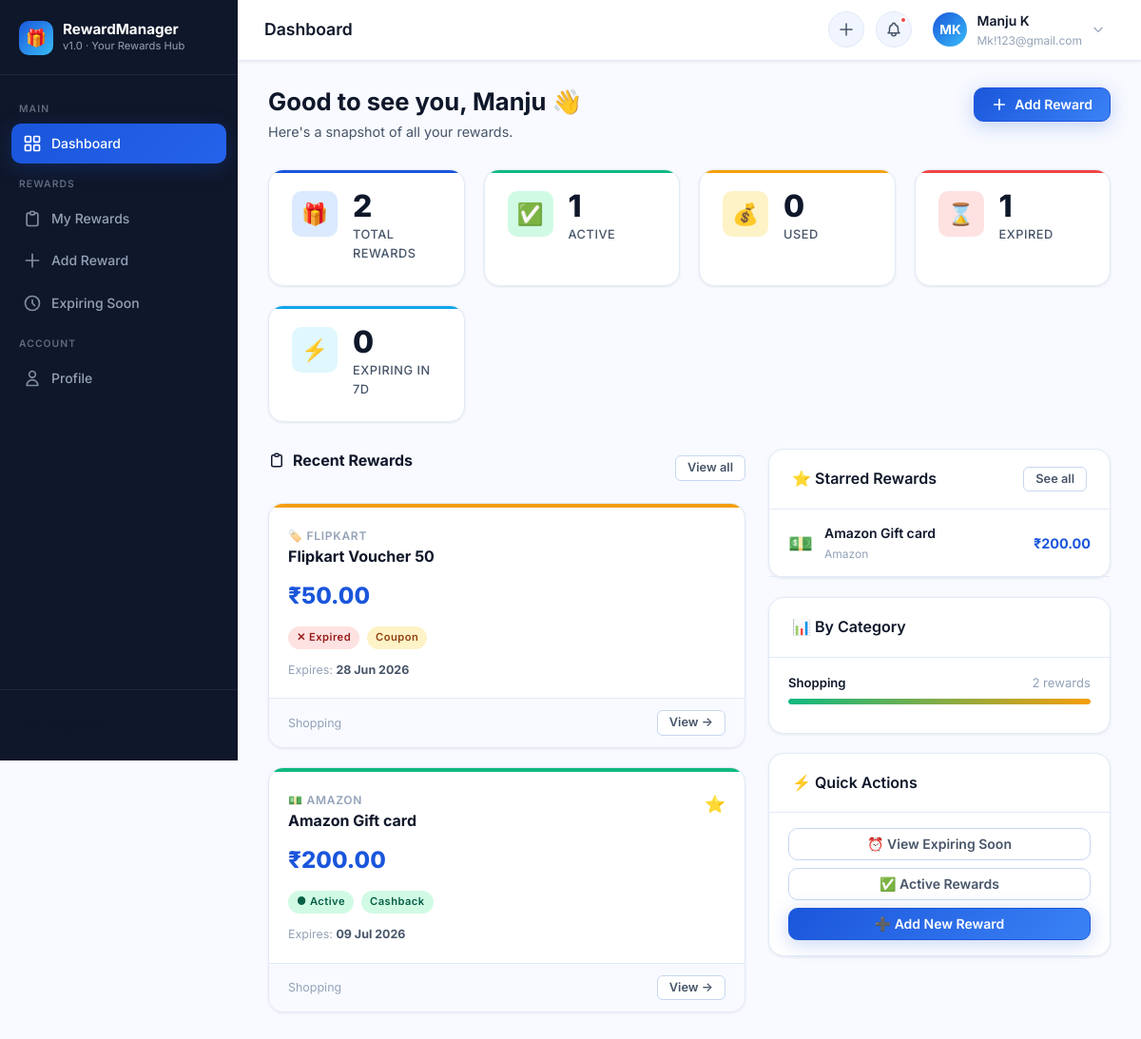
Page /web/dashboard/ (signed in) on the committed database.
### users/models.py (models this page shows, shortened)
class CustomUser(AbstractUser):
    id = models.UUIDField(primary_key=True, default=uuid.uuid4, editable=False)
    username = None  # Remove username field
    email = models.EmailField(_('email address'), unique=True, db_index=True)
    updated_at = models.DateTimeField(auto_now=True)
    USERNAME_FIELD = 'email'
    REQUIRED_FIELDS = []
    objects = CustomUserManager()
    class Meta:
        ordering = ['-date_joined']
        indexes = [
            models.Index(fields=['email']),
        ]

### rewards/models.py (models this page shows, shortened)
class Reward(BaseModel):
    class RewardType(models.TextChoices):
        CASHBACK = 'CASHBACK', _('Cashback')
        COUPON = 'COUPON', _('Coupon')
        GIFT_CARD = 'GIFT_CARD', _('Gift Card')
        LOYALTY_POINTS = 'LOYALTY_POINTS', _('Loyalty Points')
        PAYMENT_APP_REWARD = 'PAYMENT_APP_REWARD', _('Payment App Reward')
    class RewardStatus(models.TextChoices):
        ACTIVE = 'ACTIVE', _('Active')
        USED = 'USED', _('Used')
        EXPIRED = 'EXPIRED', _('Expired')
    user = models.ForeignKey(
        settings.AUTH_USER_MODEL,
        on_delete=models.CASCADE,
        related_name='rewards',
        db_index=True
    )
    category = models.ForeignKey(
        Category,
        on_delete=models.PROTECT,
        related_name='rewards',
        db_index=True
    )
    title = models.CharField(max_length=150)
    description = models.TextField(blank=True, null=True)
    reward_type = models.CharField(
        max_length=30,
        choices=RewardType.choices,
        db_index=True
    )
    status = models.CharField(
        max_length=20,
        choices=RewardStatus.choices,
        default=RewardStatus.ACTIVE,
        db_index=True
    )
    value = models.DecimalField(
        max_digits=12,
        decimal_places=2,
        null=True,
        blank=True,
        validators=[MinValueValidator(Decimal('0.00'))]
    )
    encrypted_code = models.CharField(max_length=500, blank=True, null=True, db_column='code')
    encrypted_pin = models.CharField(max_length=500, blank=True, null=True, db_column='pin')
    url = models.URLField(blank=True, null=True)
    loyalty_program_name = models.CharField(max_length=100, blank=True, null=True)
    issuer_name = models.CharField(max_length=100, db_index=True)
    issue_date = models.DateField(blank=True, null=True)
    expiry_date = models.DateTimeField(blank=True, null=True, db_index=True)
    is_starred = models.BooleanField(default=False)
    class Meta:
        verbose_name = _('Reward')
        verbose_name_plural = _('Rewards')
        ordering = ['-created_at']
        indexes = [
            models.Index(fields=['user', 'status']),
            models.Index(fields=['expiry_date', 'status']),
        ]
    @property
    def code(self) -> str:
        return decrypt_field(self.encrypted_code)
    @code.setter
    def code(self, value: str):
        self.encrypted_code = encrypt_field(value)
    @property
    def pin(self) -> str:
        return decrypt_field(self.encrypted_pin)
    @pin.setter
    def pin(self, value: str):
        self.encrypted_pin = encrypt_field(value)

class Category(BaseModel):
    class CategoryName(models.TextChoices):
        TRAVEL = 'TRAVEL', _('Travel')
        FOOD = 'FOOD', _('Food')
        SHOPPING = 'SHOPPING', _('Shopping')
        CASHBACK = 'CASHBACK', _('Cashback')
        ENTERTAINMENT = 'ENTERTAINMENT', _('Entertainment')
        BILLS = 'BILLS', _('Bills')
        OTHERS = 'OTHERS', _('Others')
    name = models.CharField(
        max_length=50,
        choices=CategoryName.choices,
        unique=True,
        db_index=True
    )
    description = models.TextField(blank=True, null=True)
    class Meta:
        verbose_name = _('Category')
        verbose_name_plural = _('Categories')
        constraints = [
            models.UniqueConstraint(
                fields=['name'],
                condition=models.Q(is_deleted=False),
                name='unique_active_category_name'
            )
        ]

### frontend/views.py (the view)
# urls.py: path('dashboard/', DashboardView.as_view(), name='dashboard'),
class DashboardView(LoginRequiredMixin, TemplateView):
    template_name = 'web/dashboard.html'
    login_url = reverse_lazy('frontend:login')
    def get_context_data(self, **kwargs):
        ctx = super().get_context_data(**kwargs)
        user = self.request.user
        qs = Reward.objects.filter(user=user)
        now = timezone.now()
        ctx['total'] = qs.count()
        ctx['active'] = qs.filter(status=Reward.RewardStatus.ACTIVE).count()
        ctx['used'] = qs.filter(status=Reward.RewardStatus.USED).count()
        ctx['expired'] = qs.filter(status=Reward.RewardStatus.EXPIRED).count()
        soon = now + datetime.timedelta(days=7)
        ctx['expiring_soon'] = qs.filter(
            status=Reward.RewardStatus.ACTIVE,
            expiry_date__gte=now,
            expiry_date__lte=soon,
        ).count()
        ctx['starred'] = qs.filter(is_starred=True, status=Reward.RewardStatus.ACTIVE)[:5]
        ctx['recent_rewards'] = qs.select_related('category').order_by('-created_at')[:6]
        six_months_ago = now - datetime.timedelta(days=180)
        monthly_savings = (
            qs.filter(status=Reward.RewardStatus.USED, value__isnull=False,
                      created_at__gte=six_months_ago)
            .annotate(month=TruncMonth('created_at'))
            .values('month')
            .annotate(savings=Sum('value'))
            .order_by('month')
        )
        ctx['monthly_savings'] = [
            {'month': e['month'].strftime('%b %Y'), 'savings': float(e['savings'] or 0)}
            for e in monthly_savings if e['month']
        ]
        ctx['by_category'] = (
            qs.values('category__name')
            .annotate(count=Count('id'), total=Sum('value'))
            .order_by('-count')
        )
        ctx['page_title'] = 'Dashboard'
        return ctx

### templates/web/dashboard.html (shortened to what this page needs)
{% extends 'base.html' %}
{% load static %}
{% block content %}
<div class="page-header">
  <div class="page-header-left">
    <h1>Good to see you, {{ request.user.first_name|default:"there" }} 👋</h1>
    <p>Here's a snapshot of all your rewards.</p>
  </div>
  <a href="{% url 'frontend:reward_add' %}" class="btn btn-primary" id="dash-add-btn">
    <svg width="16" height="16" fill="none" viewBox="0 0 24 24" stroke="currentColor" stroke-width="2.5">
      <path stroke-linecap="round" stroke-linejoin="round" d="M12 4v16m8-8H4"/>
    </svg>
    Add Reward
  </a>
</div>
<div class="stats-grid">
  <div class="stat-card blue">
    <div class="stat-icon">🎁</div>
    <div class="stat-body">
      <div class="stat-value">{{ total }}</div>
      <div class="stat-label">Total Rewards</div>
    </div>
  </div>
  <div class="stat-card green">
    <div class="stat-icon">✅</div>
    <div class="stat-body">
      <div class="stat-value">{{ active }}</div>
      <div class="stat-label">Active</div>
    </div>
  </div>
  <div class="stat-card amber">
    <div class="stat-icon">💰</div>
    <div class="stat-body">
      <div class="stat-value">{{ used }}</div>
      <div class="stat-label">Used</div>
    </div>
  </div>
  <div class="stat-card red">
    <div class="stat-icon">⌛</div>
    <div class="stat-body">
      <div class="stat-value">{{ expired }}</div>
      <div class="stat-label">Expired</div>
    </div>
  </div>
  <div class="stat-card cyan">
    <div class="stat-icon">⚡</div>
    <div class="stat-body">
      <div class="stat-value">{{ expiring_soon }}</div>
      <div class="stat-label">Expiring in 7d</div>
    </div>
  </div>
</div>
<div style="display:grid;grid-template-columns:1fr 360px;gap:24px;align-items:start" class="dash-grid">
  <div>
    <div class="d-flex justify-between align-center mb-4">
      <h2 class="section-title">
        <svg width="18" height="18" fill="none" viewBox="0 0 24 24" stroke="currentColor" stroke-width="2">
          <path stroke-linecap="round" stroke-linejoin="round" d="M9 5H7a2 2 0 00-2 2v12a2 2 0 002 2h10a2 2 0 002-2V7a2 2 0 00-2-2h-2M9 5a2 2 0 002 2h2a2 2 0 002-2M9 5a2 2 0 012-2h2a2 2 0 012 2"/>
        </svg>
        Recent Rewards
      </h2>
      <a href="{% url 'frontend:rewards_list' %}" class="btn btn-secondary btn-sm">View all</a>
    </div>
    {% if recent_rewards %}
    <div class="rewards-grid">
      {% for reward in recent_rewards %}
      {% include 'partials/_reward_card.html' with reward=reward %}
      {% endfor %}
    </div>
    {% endif %}
  </div>
  <div style="display:flex;flex-direction:column;gap:20px">
    {% if starred %}
    <div class="card">
      <div class="card-header">
        <h3>⭐ Starred Rewards</h3>
        <a href="{% url 'frontend:rewards_list' %}?starred=1" class="btn btn-secondary btn-sm">See all</a>
      </div>
      <div class="card-body" style="padding:0">
        {% for reward in starred %}
        <a href="{% url 'frontend:reward_detail' reward.pk %}"
           style="display:flex;align-items:center;gap:12px;padding:14px 20px;border-bottom:1px solid var(--border);transition:background var(--transition);"
           class="dropdown-item" id="starred-{{ forloop.counter }}">
          <span style="font-size:1.3rem">
            {% if reward.reward_type == 'CASHBACK' %}💵
            {% elif reward.reward_type == 'COUPON' %}🏷️
            {% elif reward.reward_type == 'GIFT_CARD' %}🎁
            {% elif reward.reward_type == 'LOYALTY_POINTS' %}⭐
            {% else %}📱{% endif %}
          </span>
          <div style="flex:1;min-width:0">
            <div style="font-weight:600;font-size:0.875rem;color:var(--text-primary)" class="truncate">{{ reward.title }}</div>
            <div style="font-size:0.75rem;color:var(--text-muted)">{{ reward.issuer_name }}</div>
          </div>
          {% if reward.value %}
          <div style="font-weight:700;color:var(--primary);font-size:0.9rem">₹{{ reward.value }}</div>
          {% endif %}
        </a>
        {% endfor %}
      </div>
    </div>
    {% endif %}
    {% if by_category %}
    <div class="card">
      <div class="card-header">
        <h3>📊 By Category</h3>
      </div>
      <div class="card-body" style="padding:16px 20px">
        {% for cat in by_category %}
        <div style="margin-bottom:14px">
          <div style="display:flex;justify-content:space-between;margin-bottom:6px">
            <span style="font-size:0.82rem;font-weight:600;color:var(--text-primary)">{{ cat.category__name|title }}</span>
            <span style="font-size:0.82rem;color:var(--text-muted)">{{ cat.count }} reward{{ cat.count|pluralize }}</span>
          </div>
          <div class="expiry-bar">
            <div class="expiry-bar-fill" style="width:{% widthratio cat.count total 100 %}%"></div>
          </div>
        </div>
        {% endfor %}
      </div>
    </div>
    {% endif %}
    <div class="card">
      <div class="card-header"><h3>⚡ Quick Actions</h3></div>
      <div class="card-body" style="display:flex;flex-direction:column;gap:8px;padding:16px 20px">
        <a href="{% url 'frontend:rewards_expiring' %}" class="btn btn-secondary w-full" id="dash-expiring-btn">
          ⏰ View Expiring Soon
        </a>
        <a href="{% url 'frontend:rewards_list' %}?status=ACTIVE" class="btn btn-secondary w-full" id="dash-active-btn">
          ✅ Active Rewards
        </a>
        <a href="{% url 'frontend:reward_add' %}" class="btn btn-primary w-full" id="dash-quick-add-btn">
          ➕ Add New Reward
        </a>
      </div>
    </div>
  </div>
</div>
{% endblock %}

### templates/partials/_navbar.html (shortened to what this page needs)
<header class="navbar" role="banner">
  <div class="navbar-breadcrumb">
    <span class="page-title">{{ page_title|default:"Dashboard" }}</span>
  </div>
  <div class="navbar-actions">
    <a href="{% url 'frontend:reward_add' %}" class="navbar-icon-btn" title="Add Reward" aria-label="Add new reward" id="navbar-add-btn">
      <svg width="18" height="18" fill="none" viewBox="0 0 24 24" stroke="currentColor" stroke-width="2">
        <path stroke-linecap="round" stroke-linejoin="round" d="M12 4v16m8-8H4"/>
      </svg>
    </a>
    <a href="{% url 'frontend:rewards_expiring' %}" class="navbar-icon-btn" title="Expiring Soon" aria-label="View expiring rewards" id="navbar-expiring-btn">
      <span class="notif-badge"></span>
    </a>
    <div class="navbar-user" id="userMenuBtn" role="button" tabindex="0" aria-haspopup="true" aria-expanded="false">
      <div class="user-avatar" aria-hidden="true">
        {{ request.user.first_name|first|upper }}{{ request.user.last_name|first|upper }}
      </div>
      <div>
        <div class="user-name">{{ request.user.get_full_name|default:request.user.email }}</div>
        <div class="user-email">{{ request.user.email }}</div>
      </div>
      <svg width="14" height="14" fill="none" viewBox="0 0 24 24" stroke="currentColor" stroke-width="2" style="color:var(--text-muted);flex-shrink:0">
        <path stroke-linecap="round" stroke-linejoin="round" d="M19 9l-7 7-7-7"/>
      </svg>
    </div>
  </div>
</header>

### templates/partials/_reward_card.html (shortened to what this page needs)
{% load static %}
<div class="reward-card" style="--reward-color:{% if reward.reward_type == 'CASHBACK' %}#10b981{% elif reward.reward_type == 'COUPON' %}#f59e0b{% elif reward.reward_type == 'GIFT_CARD' %}#8b5cf6{% elif reward.reward_type == 'LOYALTY_POINTS' %}#3b82f6{% else %}#ec4899{% endif %}">
  <div class="reward-card-accent"></div>
  <div class="reward-card-body">
    <div class="reward-card-header">
      <div>
        <div class="reward-issuer">
          {% if reward.reward_type == 'CASHBACK' %}💵
          {% elif reward.reward_type == 'COUPON' %}🏷️
          {% elif reward.reward_type == 'GIFT_CARD' %}🎁
          {% elif reward.reward_type == 'LOYALTY_POINTS' %}⭐
          {% else %}📱{% endif %}
          {{ reward.issuer_name }}
        </div>
        <div class="reward-title">{{ reward.title }}</div>
      </div>
      {% if reward.is_starred %}
      <span title="Starred" style="font-size:1.1rem;color:var(--warning)">⭐</span>
      {% endif %}
    </div>
    {% if reward.value %}
    <div class="reward-value">₹{{ reward.value }}</div>
    {% endif %}
    <div style="display:flex;gap:8px;flex-wrap:wrap">
      <span class="badge badge-{{ reward.status|lower }}">
        {% if reward.status == 'ACTIVE' %}● Active
        {% elif reward.status == 'USED' %}✓ Used
        {% else %}✕ Expired{% endif %}
      </span>
      <span class="badge badge-{{ reward.reward_type|lower }}">{{ reward.get_reward_type_display }}</span>
    </div>
    {% if reward.expiry_date %}
    <div style="font-size:0.78rem;color:var(--text-muted)">
      Expires: <strong style="color:var(--text-secondary)">{{ reward.expiry_date|date:"d M Y" }}</strong>
    </div>
    {% endif %}
  </div>
  <div class="reward-card-footer">
    <span style="font-size:0.78rem;color:var(--text-muted)">{{ reward.category.get_name_display }}</span>
    <a href="{% url 'frontend:reward_detail' reward.pk %}" class="btn btn-secondary btn-sm" id="card-view-{{ reward.pk }}">
      View →
    </a>
  </div>
</div>

### rows in the picture
CustomUser: user.first_name|first "M", user.last_name|first "K", user.get_full_name "Manju K", user.email "Mk!123@gmail.com", user.first_name "Manju"
Reward: issuer_name "FLIPKART", title "Flipkart Voucher 50", value "50.00", status "✕ Expired", reward_type "Coupon", expiry_date "28 Jun 2026", category.name "Shopping"
Reward: issuer_name "AMAZON", title "Amazon Gift card", value "200.00", status "● Active", reward_type "Cashback", expiry_date "09 Jul 2026", category.name "Shopping", issuer_name "Amazon"
Category: category__name "Shopping", count "2"

### other values in the picture
{{ page_title|default:"Dashboard" }} "Dashboard"
{{ total }} "2"
{{ active }} "1"
{{ used }} "0"
{{ expired }} "1"
{{ expiring_soon }} "0"
